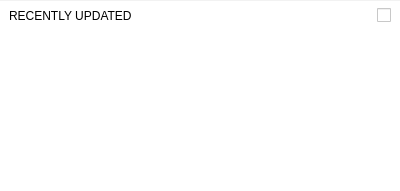
<?xml version="1.0" encoding="UTF-8"?>
<ui version="4.0">
 <class>RecentlyUpdated</class>
 <widget class="QWidget" name="RecentlyUpdated">
  <property name="geometry">
   <rect>
    <x>0</x>
    <y>0</y>
    <width>400</width>
    <height>191</height>
   </rect>
  </property>
  <property name="sizePolicy">
   <sizepolicy hsizetype="Preferred" vsizetype="Preferred">
    <horstretch>0</horstretch>
    <verstretch>0</verstretch>
   </sizepolicy>
  </property>
  <property name="minimumSize">
   <size>
    <width>400</width>
    <height>31</height>
   </size>
  </property>
  <property name="maximumSize">
   <size>
    <width>400</width>
    <height>191</height>
   </size>
  </property>
  <property name="windowTitle">
   <string>Form</string>
  </property>
  <property name="styleSheet">
   <string notr="true">background-color: white;
</string>
  </property>
  <layout class="QVBoxLayout" name="verticalLayout">
   <property name="spacing">
    <number>0</number>
   </property>
   <property name="leftMargin">
    <number>0</number>
   </property>
   <property name="topMargin">
    <number>0</number>
   </property>
   <property name="rightMargin">
    <number>0</number>
   </property>
   <property name="bottomMargin">
    <number>0</number>
   </property>
   <item>
    <widget class="QWidget" name="wSeparator" native="true">
     <property name="minimumSize">
      <size>
       <width>400</width>
       <height>1</height>
      </size>
     </property>
     <property name="maximumSize">
      <size>
       <width>400</width>
       <height>1</height>
      </size>
     </property>
     <property name="styleSheet">
      <string notr="true">background-color:  rgba(0, 0, 0, 5%);</string>
     </property>
    </widget>
   </item>
   <item>
    <widget class="QWidget" name="wHeader" native="true">
     <property name="minimumSize">
      <size>
       <width>400</width>
       <height>30</height>
      </size>
     </property>
     <property name="maximumSize">
      <size>
       <width>400</width>
       <height>30</height>
      </size>
     </property>
     <layout class="QHBoxLayout" name="horizontalLayout">
      <property name="topMargin">
       <number>0</number>
      </property>
      <property name="bottomMargin">
       <number>0</number>
      </property>
      <item>
       <widget class="QLabel" name="label">
        <property name="text">
         <string>RECENTLY UPDATED</string>
        </property>
       </widget>
      </item>
      <item>
       <spacer name="horizontalSpacer">
        <property name="orientation">
         <enum>Qt::Horizontal</enum>
        </property>
        <property name="sizeHint" stdset="0">
         <size>
          <width>214</width>
          <height>20</height>
         </size>
        </property>
       </spacer>
      </item>
      <item>
       <widget class="QCheckBox" name="cRecentlyUpdated">
        <property name="text">
         <string/>
        </property>
       </widget>
      </item>
     </layout>
    </widget>
   </item>
   <item>
    <widget class="QWidget" name="wContainer" native="true">
     <property name="sizePolicy">
      <sizepolicy hsizetype="Preferred" vsizetype="MinimumExpanding">
       <horstretch>0</horstretch>
       <verstretch>0</verstretch>
      </sizepolicy>
     </property>
     <property name="styleSheet">
      <string notr="true">background-color: white;</string>
     </property>
     <layout class="QHBoxLayout" name="horizontalLayout_2">
      <property name="leftMargin">
       <number>0</number>
      </property>
      <property name="topMargin">
       <number>0</number>
      </property>
      <property name="rightMargin">
       <number>0</number>
      </property>
      <property name="bottomMargin">
       <number>0</number>
      </property>
      <item>
       <widget class="TransfersWidget" name="wTransfers" native="true">
        <property name="minimumSize">
         <size>
          <width>400</width>
          <height>100</height>
         </size>
        </property>
        <property name="maximumSize">
         <size>
          <width>400</width>
          <height>160</height>
         </size>
        </property>
        <property name="styleSheet">
         <string notr="true"/>
        </property>
       </widget>
      </item>
     </layout>
    </widget>
   </item>
  </layout>
 </widget>
 <customwidgets>
  <customwidget>
   <class>TransfersWidget</class>
   <extends>QWidget</extends>
   <header location="global">TransfersWidget.h</header>
   <container>1</container>
  </customwidget>
 </customwidgets>
 <resources/>
 <connections/>
</ui>
